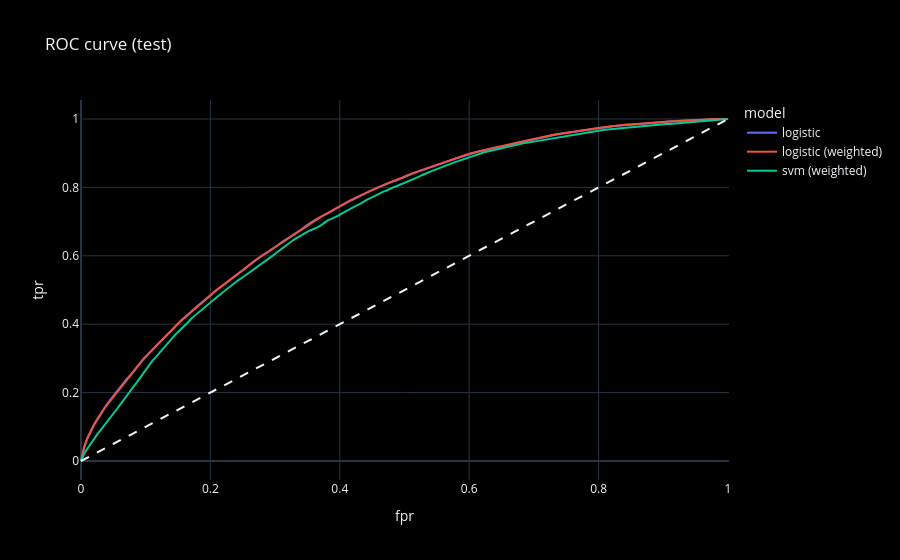

Notebook cell for this chart:
### Code cell
# roc curves put on a grid of 200 false positive rates , so the plot stays small
grid = np.linspace(0 , 1 , 200)
curves = []
for name , s in [('logistic' , logistic['p']) , ('logistic (weighted)' , logistic['pw']) , ('svm (weighted)' , z_test)]:
    fpr , tpr , _ = roc_curve(y_test_np , s)
    curves.append(pd.DataFrame({'fpr' : grid , 'tpr' : np.interp(grid , fpr , tpr) , 'model' : name}))
fig = px.line(pd.concat(curves) , x='fpr' , y='tpr' , color='model' , title='ROC curve (test)')
fig.add_shape(type='line' , x0=0 , y0=0 , x1=1 , y1=1 , line_dash='dash')
fig.show()

### Figure 1 — Plotly figure (JSON) as saved in the notebook; plotly's stock layout.template omitted (floating-point values rounded to 4 significant figures; data arrays with more than 128 entries replaced by an {"elided": "..."} marker saying what was removed)
{"data": [{"hovertemplate": "model=logistic<br>fpr=%{x}<br>tpr=%{y}<extra></extra>", "legendgroup": "logistic", "line": {"color": "#636efa", "dash": "solid"}, "marker": {"symbol": "circle"}, "mode": "lines", "name": "logistic", "orientation": "v", "showlegend": true, "type": "scatter", "x": {"elided": "200 float values"}, "xaxis": "x", "y": {"elided": "200 float values"}, "yaxis": "y"}, {"hovertemplate": "model=logistic (weighted)<br>fpr=%{x}<br>tpr=%{y}<extra></extra>", "legendgroup": "logistic (weighted)", "line": {"color": "#EF553B", "dash": "solid"}, "marker": {"symbol": "circle"}, "mode": "lines", "name": "logistic (weighted)", "orientation": "v", "showlegend": true, "type": "scatter", "x": {"elided": "200 float values"}, "xaxis": "x", "y": {"elided": "200 float values"}, "yaxis": "y"}, {"hovertemplate": "model=svm (weighted)<br>fpr=%{x}<br>tpr=%{y}<extra></extra>", "legendgroup": "svm (weighted)", "line": {"color": "#00cc96", "dash": "solid"}, "marker": {"symbol": "circle"}, "mode": "lines", "name": "svm (weighted)", "orientation": "v", "showlegend": true, "type": "scatter", "x": {"elided": "200 float values"}, "xaxis": "x", "y": {"elided": "200 float values"}, "yaxis": "y"}], "layout": {"legend": {"title": {"text": "model"}, "tracegroupgap": 0}, "shapes": [{"line": {"dash": "dash"}, "type": "line", "x0": 0, "x1": 1, "y0": 0, "y1": 1}], "title": {"text": "ROC curve (test)"}, "xaxis": {"anchor": "y", "domain": [0.0, 1.0], "title": {"text": "fpr"}}, "yaxis": {"anchor": "x", "domain": [0.0, 1.0], "title": {"text": "tpr"}}}}
